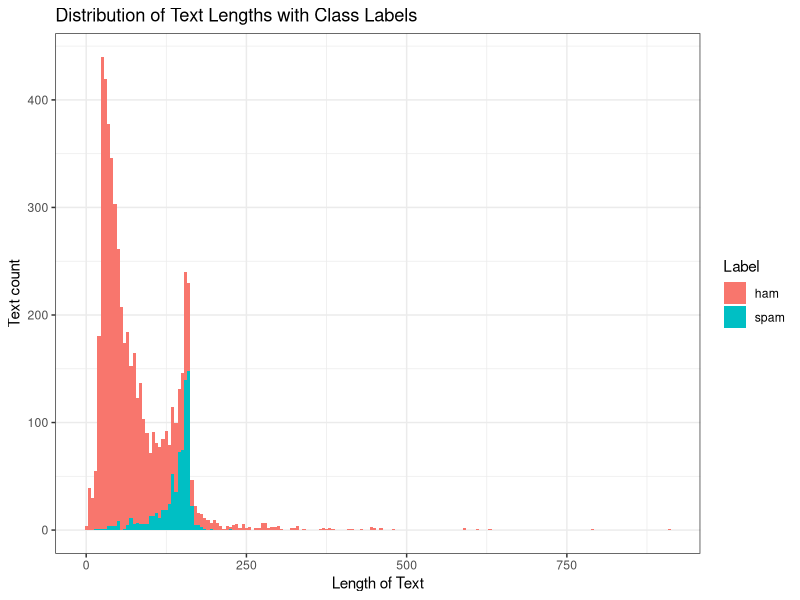

The R script that drew this image: (Note: this script raises an error after producing the figure.)
Allpackages <- c("ggplot2", "e1071", "caret", "irlba", "randomForest", "dplyr", "devtools", "quanteda")

install.packages(Allpackages)

for(i in 1:length(Allpackages)){
  require(Allpackages[i], character.only = TRUE)
}

spam.data <- read.csv(
  file = "spam.csv",
  stringsAsFactors = FALSE,
  sep = ",",
  col.names = c("Label", "Text", " ", " ", " ")
)
spam.data <- spam.data[,1:2]

# Learn if missing data?
length(which(!complete.cases(spam.data)))

#Change to factor if wanted
#spam.data$Label <- as.factor(spam.data$Label)

#Proportinal amount of data
prop.table(table(spam.data$Label))

spam.data$TextLength <- nchar(spam.data$Text)
summary(spam.data$TextLength)

ggplot(spam.data, aes(x = TextLength, fill = Label)) +
  theme_bw() +
  geom_histogram(binwidth = 5) +
  labs(y = "Text count", x = "Length of Text",
       title = "Distribution of Text Lengths with Class Labels")

set.seed(32984)
indexes <- createDataPartition(spam.data$Label, times = 1, p = .7, list = FALSE)

#View(indexes)
train.data <- spam.data[indexes,]
test.data <- spam.data[-indexes, ]

prop.table(table(train.data$Label))
prop.table(table(test.data$Label))

train.data.tokens <- tokens(
  
)

#Free, WINNER, Won look like typical words that are spam





